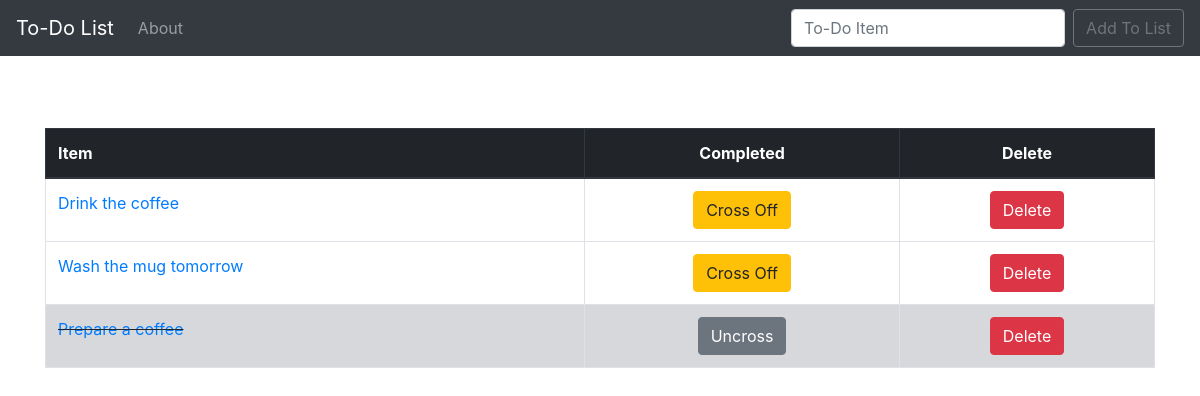
The app's page /, older data.
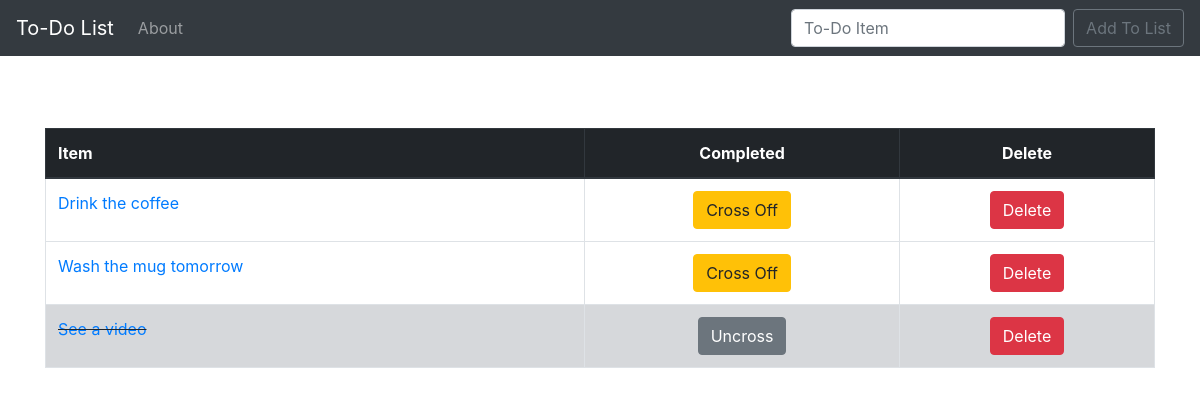
The same page, newer data.
### todo_list/models.py (models this page shows, shortened)
class List(models.Model):
    item = models.CharField(max_length=200)
    completed = models.BooleanField(default=False)

### todo_list/views.py (the view)
# urls.py: 2. Add a URL to urlpatterns:  path('', views.home, name='home')
def home(request):
    if request.method == 'POST':
        form = ListForm(request.POST or None)
        if form.is_valid():
            form.save()
        else:
            pass
        all_items = List.objects.all
        messages.success(request, ('Item has been successfully added to the list.'))
        return render(request, 'home.html', {'todo_items': all_items})
    else:
        all_items = List.objects.all
        return render(request, 'home.html', {'todo_items': all_items})

### todo_list/templates/home.html (shortened to what this page needs)
{% extends 'base.html' %}
{% block content %}
    <br>
    <br>
    {% if todo_items %}
        <table class="table table-bordered">
            <thead class="thead-dark">
                <th>Item</th>
                <th><center><span class="cross_text">Completed</span><span class="cross_X">&#x25CE;/&#x25EF;</span>
                    </center></th>
                <th><center><span class="delete_text">Delete</span><span class="delete_X">X</span></center></th>
            </thead>
            {% for item in todo_items %}
            {% if item.completed %}
                <tr class="table-secondary">
                <td class="striker"><a href="{% url 'edit' item.id %}">{{ item.item }}</a></td>
                <td><center><a class="btn btn-secondary" href="{% url 'uncross' item.id %}"><span class="cross_text">Uncross</span><span class="cross_X">&#x25EF;</span>
                    </a></center></td>
            {% else %}
                <tr>
                <td><a href="{% url 'edit' item.id %}">{{ item.item }}</a></td>
                <td><center><a class="btn btn-warning" href="{% url 'cross_off' item.id %}"><span class="cross_text">Cross Off</span><span class="cross_X">&#x25C9;</span></a></center></td>
            {% endif %}
                <td><center><a class="btn btn-danger" href="{% url 'delete' item.id %}"><span class="delete_text">Delete</span><span class="delete_X">X</span>
                    </a>
                    </center></td>
            </tr>
            {% endfor %}
        </table>
    {% else %}
        <p>No items to display.</p>
    {% endif %}
{% endblock %}

Row changes from the older to the newer data that the page shows:
removed List: item "Prepare a coffee"
added List: item "See a video"
